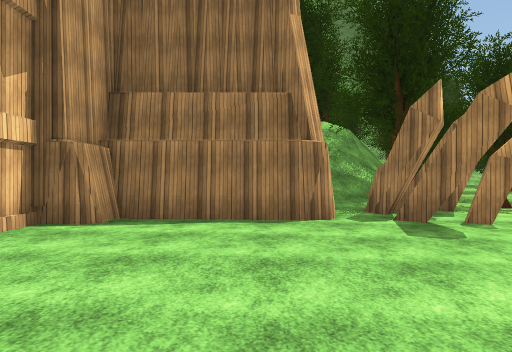
View 1 (above)

15 first-person views from a walk through a Unity game level. The camera is 1.4 m above the floor, looks level and sees 75° across. The floor is counted in squares, 2 m on a side. Each view is taken from the middle of a square. On the plan, view 1 faces up. The plan holds only what a view shows up to about 10 squares ahead; the rest is blank. The place goes on beyond the plan. The player is left out. Some surface patterns are stand-ins.

View 2
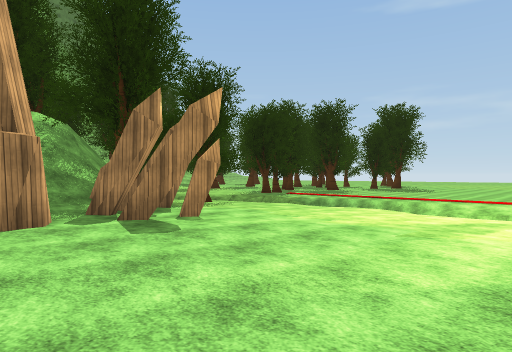

View 3
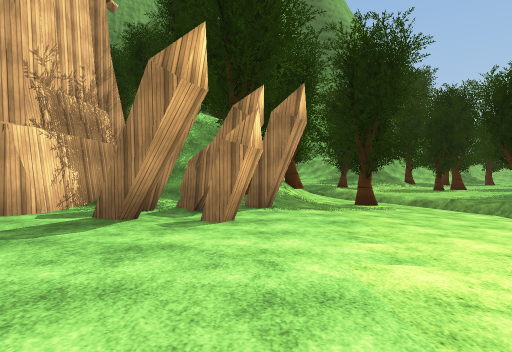

View 4
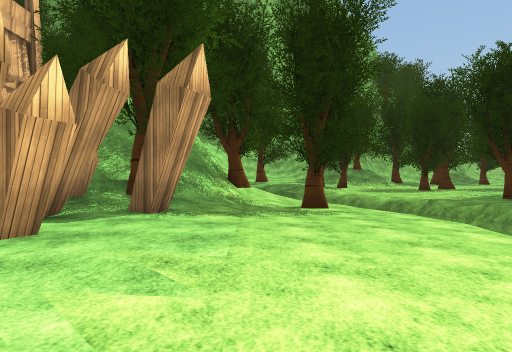

View 5
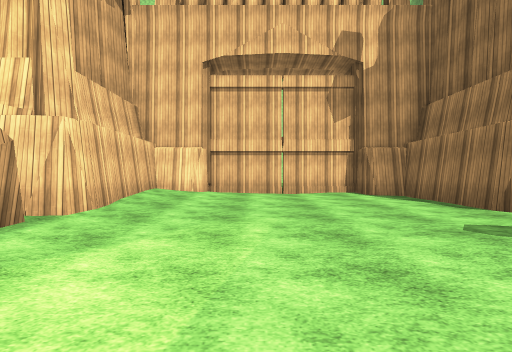

View 6
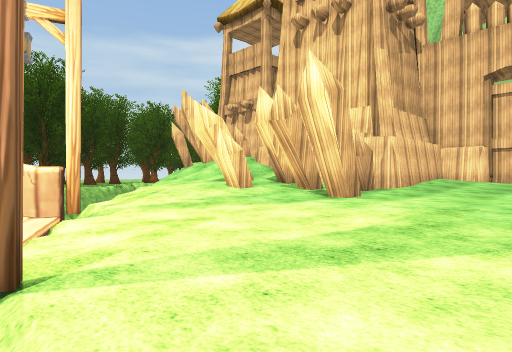

View 7
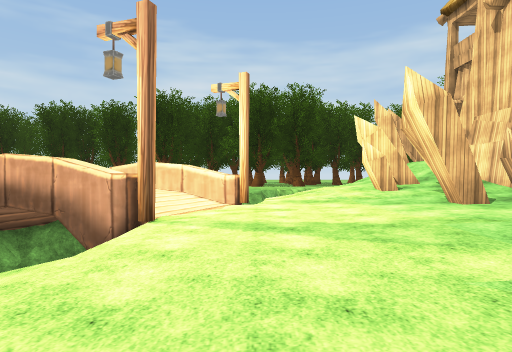

View 8
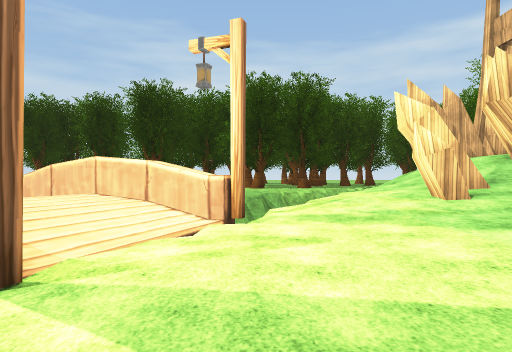

View 9
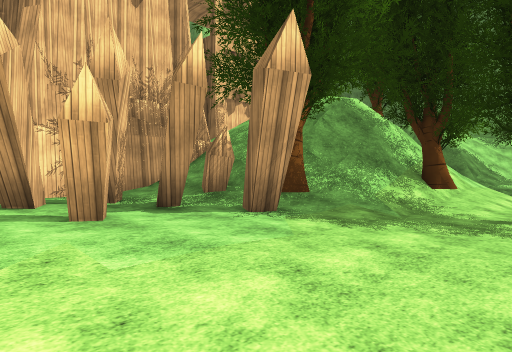

View 10
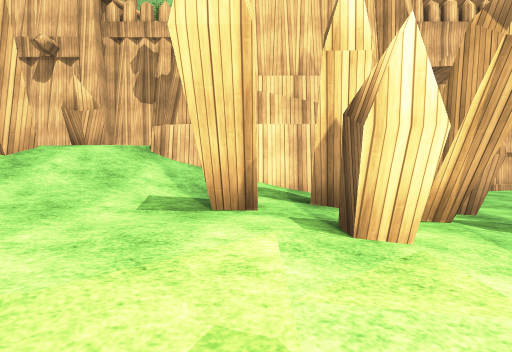

View 11
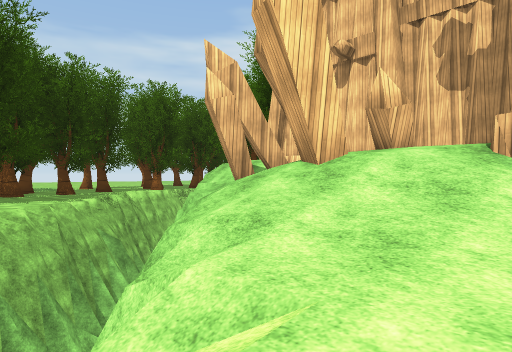

View 12
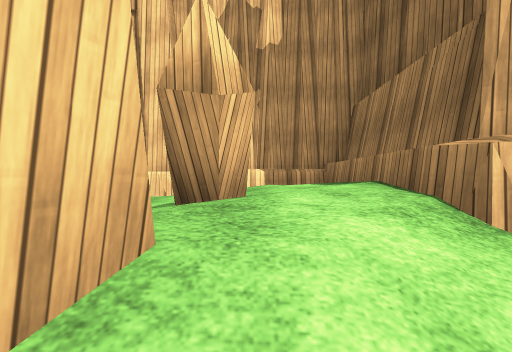

View 13
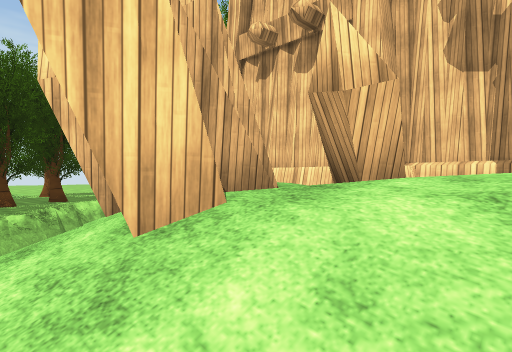

View 14
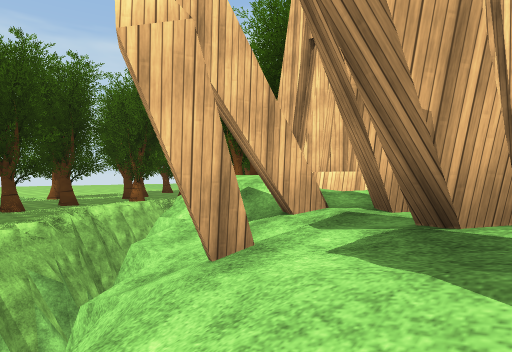

View 15
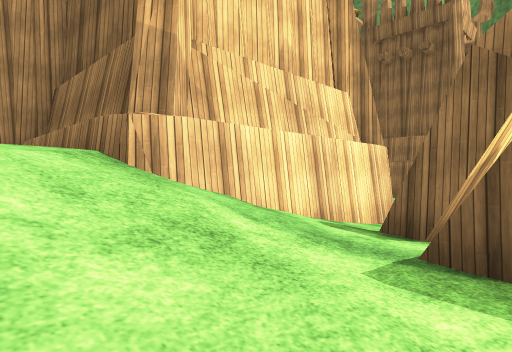

### Floor plan
Key: @ floor where view 1 was taken; # wall or solid block; . main floor; : floor 0.25 m higher than the main floor; + floor 0.75 m higher than the main floor; * floor 2.25 m higher than the main floor; % floor 2.75 m higher than the main floor; / step, stairs or slope; = window, fence, low wall or low ledge; ^ raised ledge; v drop or lower ground; T tower; R tree; G gate; S streetlight.
Columns run from 3 left of view 1 to 12 right of it. Each row starts with its distance up from view 1.
 13       /##R/.
 12      //#///RR/
 11  TT T/////....
 10     T///R.....v
  9     #//##...../
  8     #//#::..../
  7     #+##::....
  6 #####+##::....
  5 #++++++:::...
  4 G++++++:::....
  3 #+++++::::.../
  2 G+++++::::.../
  1 #+++++::::...Sv
  0 #++@++::::.../^^
 -1 ##T###+:::..///
 -2     #/##://////+
 -3     #/###/:S^^+/
 -4     T/##+//v ^^^
 -5 ####T//++/v
 -6 #TT=T////v
 -7 #///%///v
 -8 TT**/#/vv
 -9  T*###/v
-10  T//##v
-11  #/##v
-12  T//vv
-13  //vv
-14   vv   vv
-15   v  vvvv
-16       vv/
-17      vv/
-18    vvv
-19    vvv
-20    vv

Where each view was taken, in squares from view 1:
view 1: 0 up, 0 right, facing up
view 2: 0 up, 0 right, facing up-right
view 3: 1 up, 5 right, facing up
view 4: 3 up, 7 right, facing up
view 5: 2 up, 6 right, facing left
view 6: 3 up, 10 right, facing down-left
view 7: 6 up, 8 right, facing down
view 8: 3 up, 8 right, facing down
view 9: 5 up, 9 right, facing up-left
view 10: 4 down, 7 right, facing left
view 11: 5 down, 6 right, facing down-left
view 12: 7 down, 3 right, facing left
view 13: 6 down, 3 right, facing down-left
view 14: 8 down, 3 right, facing down-left
view 15: 7 down, 4 right, facing up-left
